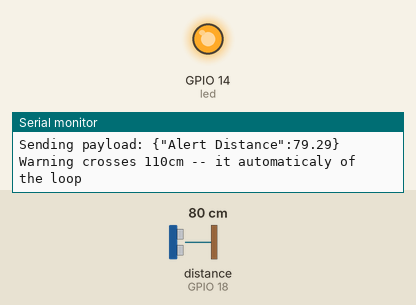
Recording of a sketch running on a simulated ESP32. Shown: output pins drawn as LEDs (lit = HIGH), the last lines printed to the serial monitor. Wiring (inferred from the names in the program): ultrasonic range finder: trigger GPIO 5; echo GPIO 18. The inputs (shaded band) are chosen by the test bench; at power-on: distance to the obstacle (sensor on GPIO 18) 80 cm. The echo pulse lasts 58.3 µs per cm; WiFi joins after 1.5 s; servers stay silent unless stated; no MQTT or app messages arrive unless stated; pins used as bus, display or sensor lines are not drawn.

Above: at 2.7 s.
2.8 s: distance to the obstacle (sensor on GPIO 18) set to 96 cm
4.7 s: distance to the obstacle (sensor on GPIO 18) set to 104 cm
At 6.8 s:
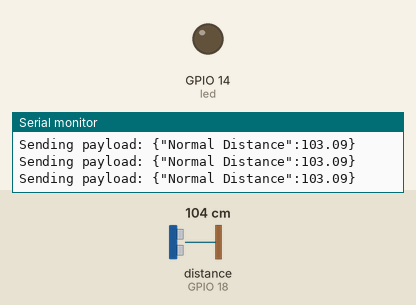
7.1 s: distance to the obstacle (sensor on GPIO 18) set to 2 cm
At 7.7 s:
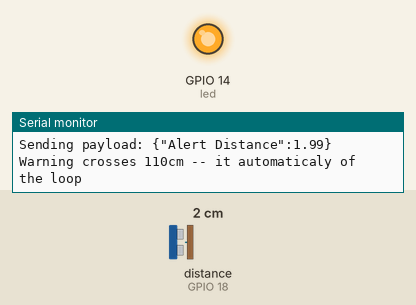
8.6 s: distance to the obstacle (sensor on GPIO 18) set to 120 cm
At 10.0 s:
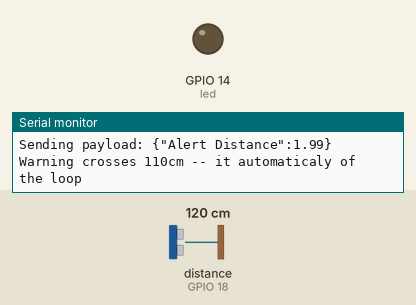
Timing chart, 0 to 11.6 s (numbered marks = the images above; inputs shaded):
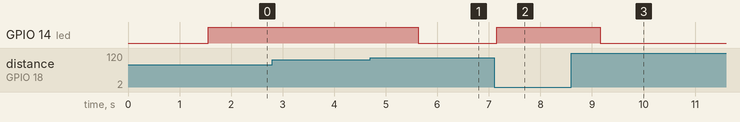

The sketch:

Code.ino
```cpp
/*

Done By Manoj Kumar S


Assignment 4


Write code and connections in wokwi for the ultrasonic sensor.

Whenever the distance is less than 100 cms send an "alert" to the IBM cloud and display in
the device recent events.

Upload document with wokwi share link and images of IBM cloud


*/


#include <WiFi.h>
#include <PubSubClient.h>
WiFiClient wifiClient;
String data3;
#define ORG "oaudgp"
#define DEVICE_TYPE "NodeMCU"
#define DEVICE_ID "Assignment4"
#define TOKEN "911719104031"
#define speed 0.034
#define led 14
char server[] = ORG ".messaging.internetofthings.ibmcloud.com";
char publishTopic[] = "iot-2/evt/Manojkumar/fmt/json";
char topic[] = "iot-2/cmd/home/fmt/String";
char authMethod[] = "use-token-auth";
char token[] = TOKEN;
char clientId[] = "d:" ORG ":" DEVICE_TYPE ":" DEVICE_ID;
PubSubClient client(server, 1883, wifiClient);
void publishData();


const int trigpin=5;
const int echopin=18;
String command;
String data="";

long duration;
float dist;


void setup()
{
  Serial.begin(115200);
  pinMode(led, OUTPUT);
  pinMode(trigpin, OUTPUT);
  pinMode(echopin, INPUT);
  wifiConnect();
  mqttConnect();
}

void loop() {
  bool isNearby = dist < 100;
  digitalWrite(led, isNearby);

  publishData();
  delay(500);

  if (!client.loop()) {
    mqttConnect();
  }
}

void wifiConnect() {
  Serial.print("Connecting to "); Serial.print("Wifi");
  WiFi.begin("Wokwi-GUEST", "", 6);
  while (WiFi.status() != WL_CONNECTED) {
    delay(500);
    Serial.print(".");
  }
  Serial.print("WiFi connected, IP address: "); Serial.println(WiFi.localIP());
}

void mqttConnect() {
  if (!client.connected()) {
    Serial.print("Reconnecting MQTT client to "); Serial.println(server);
    while (!client.connect(clientId, authMethod, token)) {
      Serial.print(".");
      delay(500);
    }
    initManagedDevice();
    Serial.println();
  }
}

void initManagedDevice() {
  if (client.subscribe(topic)) {

    Serial.println("IBM subscribe to cmd OK");
  } else {
    Serial.println("subscribe to cmd FAILED");
  }
}
void publishData()
{
  digitalWrite(trigpin,LOW);
  digitalWrite(trigpin,HIGH);
  delayMicroseconds(10);
  digitalWrite(trigpin,LOW);
  duration=pulseIn(echopin,HIGH);
  dist=duration*speed/2;
  if(dist<100){
    String payload = "{\"Alert Distance\":";
    payload += dist;
    payload += "}";

    Serial.print("\n");
    Serial.print("Sending payload: ");
    Serial.println(payload);
      if(client.publish(publishTopic, (char*) payload.c_str())) {
      Serial.println("Warning crosses 110cm -- it automaticaly of the loop");
      digitalWrite(led,HIGH);
    }

  }
    if(dist>101 && dist<111){
    String payload = "{\"Normal Distance\":";
    payload += dist;
    payload += "}";

    Serial.print("\n");
    Serial.print("Sending payload: ");
    Serial.println(payload);

    }

  }


  void callback(char* subscribeTopic, byte* payload, unsigned int payloadLength){
  Serial.print("callback invoked for topic:");
  Serial.println(subscribeTopic);
  for(int i=0; i<payloadLength; i++){
    dist += (char)payload[i];
  }
  Serial.println("data:"+ data3);
  if(data3=="lighton"){
    Serial.println(data3);
    digitalWrite(led,HIGH);
  }
  data3="";
}
```

Measured:
- the behaviour switches between 100 and 101 cm on distance to the obstacle (sensor on GPIO 18) (found by bisection; images 0 and 1)
- after the input at 4.7 s, GPIO 14 (led): HIGH → LOW after 0.93 s
- after the input at 7.1 s, GPIO 14 (led): LOW → HIGH after 0.05 s
- after the input at 8.6 s, GPIO 14 (led): HIGH → LOW after 0.56 s
